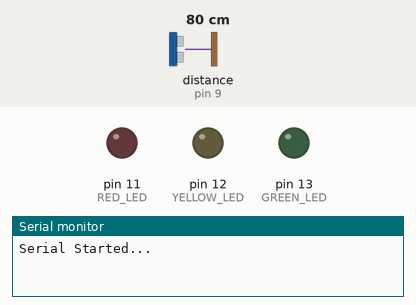
Bench run of a sketch on a simulated Arduino Uno, built with avr-gcc and run on an emulated ATmega328P. Parts: output pins drawn as LEDs (lit = HIGH), the last lines printed to the serial monitor. Wiring (inferred from the names in the program): ultrasonic range finder: trigger pin 10; echo pin 9. Inputs (shaded band) come from the test bench; at power-on: distance to the obstacle (sensor on pin 9) 80 cm. The echo pulse lasts 58.3 µs per cm; pins used as bus, display or sensor lines are not drawn.

Above: at 1.2 s.
1.3 s: distance to the obstacle (sensor on pin 9) set to 53 cm
2.8 s: distance to the obstacle (sensor on pin 9) set to 48 cm
At 3.4 s:
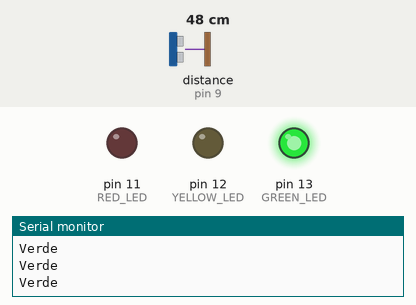
4.3 s: distance to the obstacle (sensor on pin 9) set to 23 cm
5.8 s: distance to the obstacle (sensor on pin 9) set to 18 cm
At 7.1 s:
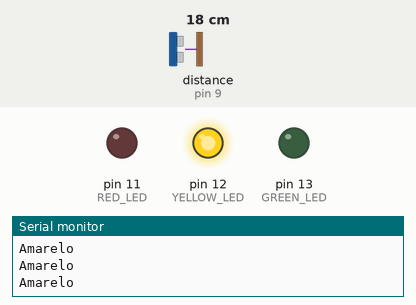
7.4 s: distance to the obstacle (sensor on pin 9) set to 12 cm
8.9 s: distance to the obstacle (sensor on pin 9) set to 9 cm
At 10.0 s:
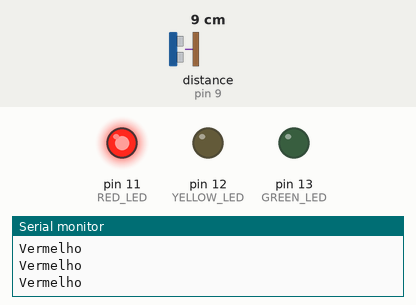
Timing chart, 0 to 11.4 s (numbered marks = the images above; inputs shaded):
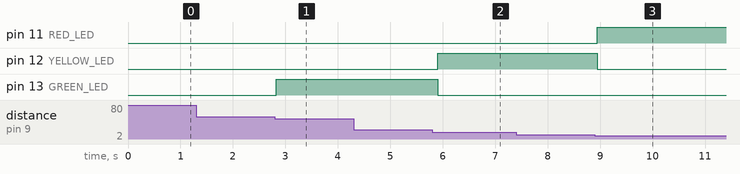

The sketch:

P2.ino
```cpp
#define TRIGGER_PIN 10
#define ECHO_PIN 9
#define GREEN_LED 13
#define YELLOW_LED 12
#define RED_LED 11

void setup() {
  pinMode(TRIGGER_PIN, OUTPUT);
  pinMode(ECHO_PIN, INPUT);
  pinMode(GREEN_LED, OUTPUT);
  pinMode(YELLOW_LED, OUTPUT);
  pinMode(RED_LED, OUTPUT);
  Serial.begin(9600);
  Serial.println("Serial Started...");
}

void loop() {
  float cm = distance();

  if (cm <= 10) {
    digitalWrite(RED_LED, HIGH);
    digitalWrite(GREEN_LED, LOW);
    digitalWrite(YELLOW_LED, LOW);
    Serial.println("Vermelho");
  } else if (cm <= 20) {
    digitalWrite(YELLOW_LED, HIGH);
    digitalWrite(GREEN_LED, LOW);
    digitalWrite(RED_LED, LOW);
    Serial.println("Amarelo");
  } else if (cm <= 50) {
    digitalWrite(GREEN_LED, HIGH);
    digitalWrite(YELLOW_LED, LOW);
    digitalWrite(RED_LED, LOW);
    Serial.println("Verde");
  } else {
    digitalWrite(GREEN_LED, LOW);
    digitalWrite(YELLOW_LED, LOW);
    digitalWrite(RED_LED, LOW);
  }

  delay(100);
}

float distance() {
  digitalWrite(TRIGGER_PIN, LOW);
  delayMicroseconds(2);
  digitalWrite(TRIGGER_PIN, HIGH);
  delayMicroseconds(10);
  digitalWrite(TRIGGER_PIN, LOW);

  long duration = pulseIn(ECHO_PIN, HIGH);

  // A velocidade do som no ar é de aproximadamente 343 m/s ou 0.0343 cm/µs
  // A distância medida precisa ser dividida por 2 (ida e volta)
  float cm = duration * 0.0343 / 2;

  return cm;
}
```

Measured:
- the behaviour switches between 51 and 50 cm on distance to the obstacle (sensor on pin 9) (found by bisection; images 0 and 1)
- the behaviour switches between 21 and 20 cm on distance to the obstacle (sensor on pin 9) (found by bisection; images 1 and 2)
- the behaviour switches between 11 and 10 cm on distance to the obstacle (sensor on pin 9) (found by bisection; images 2 and 3)
- after the input at 1.3 s, every drawn part: stays the same
- after the input at 2.8 s, pin 13 (GREEN_LED): LOW → HIGH at once
- after the input at 5.8 s, pin 12 (YELLOW_LED): LOW → HIGH after 0.10 s; pin 13 (GREEN_LED): HIGH → LOW after 0.10 s
- after the input at 8.9 s, pin 11 (RED_LED): LOW → HIGH at once; pin 12 (YELLOW_LED): HIGH → LOW at once
